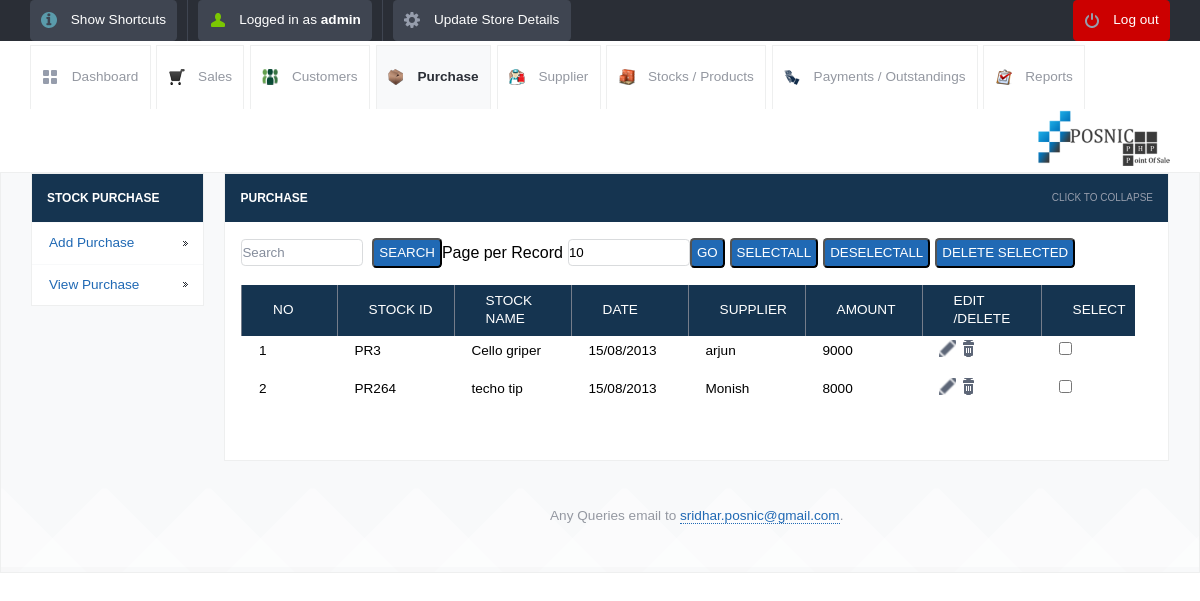
Screenshot of /view_purchase.php (signed in) with the database file from the repository.
### tables this page shows
CREATE TABLE IF NOT EXISTS `stock_entries` (
  `id` int(10) unsigned NOT NULL AUTO_INCREMENT,
  `stock_id` varchar(120) NOT NULL,
  `stock_name` varchar(260) NOT NULL,
  `stock_supplier_name` varchar(200) NOT NULL,
  `category` varchar(120) NOT NULL,
  `quantity` int(11) NOT NULL,
  `company_price` decimal(10,2) NOT NULL,
  `selling_price` decimal(10,2) NOT NULL,
  `opening_stock` int(11) NOT NULL,
  `closing_stock` int(11) NOT NULL,
  `date` datetime NOT NULL,
  `username` varchar(120) NOT NULL,
  `type` varchar(50) NOT NULL,
  `salesid` varchar(120) NOT NULL,
  `total` decimal(10,2) NOT NULL,
  `payment` decimal(10,2) NOT NULL,
  `balance` decimal(10,2) NOT NULL,
  `mode` varchar(150) NOT NULL,
  `description` varchar(500) NOT NULL,
  `due` datetime NOT NULL,
  `subtotal` int(11) NOT NULL,
  `count1` int(11) NOT NULL,
  `billnumber` varchar(120) NOT NULL,
  PRIMARY KEY (`id`)
);

### config.php (called while the page is built)
<?php $config["database"] = "Integral"; $config["host"]= "localhost";$config["username"]= "homestead"; $config["password"]= "secret";?>

### lib/db.class.php (called while the page is built, shortened)
<?php
  class DB
  {
    var $connection;
    function DB($base, $server, $user, $pass)
    {
      $this->connection = mysqli_connect($server, $user, $pass,"Integral",33060);
    }
    function queryUniqueObject($query, $debug = -1)
    {
      $query = "$query LIMIT 1";
      $result = mysqli_query($this->connection,$query) or $this->debugAndDie($query);
      return mysqli_fetch_object($result);
    }
    function getMicroTime()
    {
      list($msec, $sec) = explode(' ', microtime());
      return floor($sec / 1000) + $msec;
    }
  }
?>

### init.php (called while the page is built, shortened)
<?php
	include("lib/db.class.php");
	$db = new DB($config['database'], $config['host'], $config['username'], $config['password']);
?>

### view_purchase.php (the view, shortened to what this page needs)
<?php
include_once("init.php");
?>
<!DOCTYPE html>
<html lang="en">
<head>
	<link rel="stylesheet" href="css/style.css">
	<?php include_once("tpl/common_js.php"); ?>
<link rel="stylesheet"  href="dist/js/jquery.alerts.css" >
</head>
<body>
	<?php include_once("tpl/top_bar.php"); ?>
	<div id="header-with-tabs">
		<div class="page-full-width cf">
			<ul id="tabs" class="fl">
				<li><a href="dashboard.php" class="dashboard-tab">Dashboard</a></li>
				<li><a href="view_sales.php" class="sales-tab">Sales</a></li>
				<li><a href="view_customers.php" class=" customers-tab">Customers</a></li>
				<li><a href="view_purchase.php" class="active-tab purchase-tab">Purchase</a></li>
				<li><a href="view_supplier.php" class=" supplier-tab">Supplier</a></li>
				<li><a href="view_product.php" class=" stock-tab">Stocks / Products</a></li>
				<li><a href="view_payments.php" class="payment-tab">Payments / Outstandings</a></li>
				<li><a href="view_report.php" class="report-tab">Reports</a></li>
			</ul>
			<a href="#" id="company-branding-small" class="fr"><img src="<?php if(isset($_SESSION['logo'])) { echo "upload/".$_SESSION['logo'];}else{ echo "upload/posnic.png"; } ?>" alt="Point of Sale" /></a>
		</div>
	</div>
	<div id="content">
		<div class="page-full-width cf">
			<div class="side-menu fl">
				<h3>Stock Purchase</h3>
				<ul>
					<li><a href="add_purchase.php">Add Purchase</a></li>
					<li><a href="view_purchase.php">View Purchase </a></li>
				</ul>
			</div>
			<div class="side-content fr">
				<div class="content-module">
					<div class="content-module-heading cf">
						<h3 class="fl">Purchase</h3>
						<span class="fr expand-collapse-text">Click to collapse</span>
					</div>
						<div class="content-module-main cf">
					<table>
<form action="" method="post" name="search" >
    <input name="searchtxt" type="text" class="round my_text_box" placeholder="Search" >
&nbsp;&nbsp;<input name="Search" type="submit" class="my_button round blue   text-upper" value="Search">
</form>
 <form action="" method="get" name="limit_go">
    Page per Record<input name="limit" type="text" class="round my_text_box" id="search_limit" style="margin-left:5px;" value="<?php if(isset($_GET['limit'])) echo $_GET['limit']; else echo "10"; ?>" size="3" maxlength="3">
    <input name="go"  type="button" value="Go" class=" round blue my_button  text-upper" onclick="return confirmLimitSubmit()">
</form>
<form name="deletefiles" action="delete.php" method="post">
<input type="button" name="selectall" value="SelectAll" class="my_button round blue   text-upper" onClick="checkAll()"  style="margin-left:5px;"/>
<input type="button" name="unselectall" value="DeSelectAll" class="my_button round blue   text-upper" onClick="uncheckAll()" style="margin-left:5px;" />
<input name="dsubmit" type="button" value="Delete Selected" class="my_button round blue   text-upper" style="margin-left:5px;" onclick="return confirmDeleteSubmit()"/>
					<table>
				<?php
	$limit = 10;
	$page = $_GET['page'];
	if($page)
		$start = ($page - 1) * $limit;
	else
		$start = 0;
	$sql = "SELECT DISTINCT(stock_id) FROM stock_entries where type='entry' ORDER BY date desc LIMIT $start, $limit  ";
	$result = mysql_query($sql);
	if ($page == 0) $page = 1;
	$pagination = "";
?>
							<tr>
								<th>No</th>
								<th>Stock Id</th>
                                                                <th>Stock Name</th>
								<th>Date</th>
								<th>Supplier</th>
								<th>Amount</th>
								<th>Edit /Delete</th>
                                                                <th>Select</th>
                                                                <td></td>
							</tr>
<?php $i=1; $no=$page-1; $no=$no*$limit;
while($row = mysql_fetch_array($result))
		{
			$entryid=$row['stock_id'];
			$line = $db->queryUniqueObject("SELECT * FROM stock_entries WHERE stock_id='$entryid' ");
			$mysqldate=$line->date;
 		$phpdate = strtotime( $mysqldate );
 		$phpdate = date("d/m/Y",$phpdate);
										 ?>
  											<tr>
                                                                                            <td><?php echo $no+$i; ?></td>
       	<td width="100"><?php echo $line->stock_id; ?></td>
       	<td width="100"><?php echo $line->stock_name; ?></td>
        <td width="100"><?php echo $phpdate; ?></td>
        <td width="100"><?php echo $line->stock_supplier_name 	; ?></td>
        <td width="100"><?php echo $line->subtotal; ?></td>
    <td>	<a href="update_purchase.php?sid=<?php echo $entryid;?>&table=stock_entries&return=view_purchase.php"	class="table-actions-button ic-table-edit">
	</a>
<a  href="javascript:confirmSubmit(<?php echo $line->id;?>,'stock_entries','view_purchase.php')" class="table-actions-button ic-table-delete"></a>
    </td>
	<td><input type="checkbox" value="<?php echo $line->id; ?>" name="checklist[]" id="check_box" /></td>
</tr>
<?php $i++; } ?>
 <tr>
       <td align="center"><div style="margin-left:20px;"><?php echo $pagination; ?></div></td>
      </tr>
</table>
</form>
		</div>
	</div>
		<div id="footer">
		<p>Any Queries email to <a href="mailto:sridhar.posnic@gmail.com?subject=Stock%20Management%20System">sridhar.posnic@gmail.com</a>.</p>
	</div>
</body>
</html>

### rows the page displays
stock_entries: stock "PR3", stock_name "Cello griper", date "15/08/2013", stock_supplier_name "arjun", subtotal "9000"
stock_entries: stock "PR264", stock_name "techo tip", date "15/08/2013", stock_supplier_name "Monish", subtotal "8000"

### other values shown
$POSNIC['username'] "admin"
$no+$i "1"
$no+$i "2"
